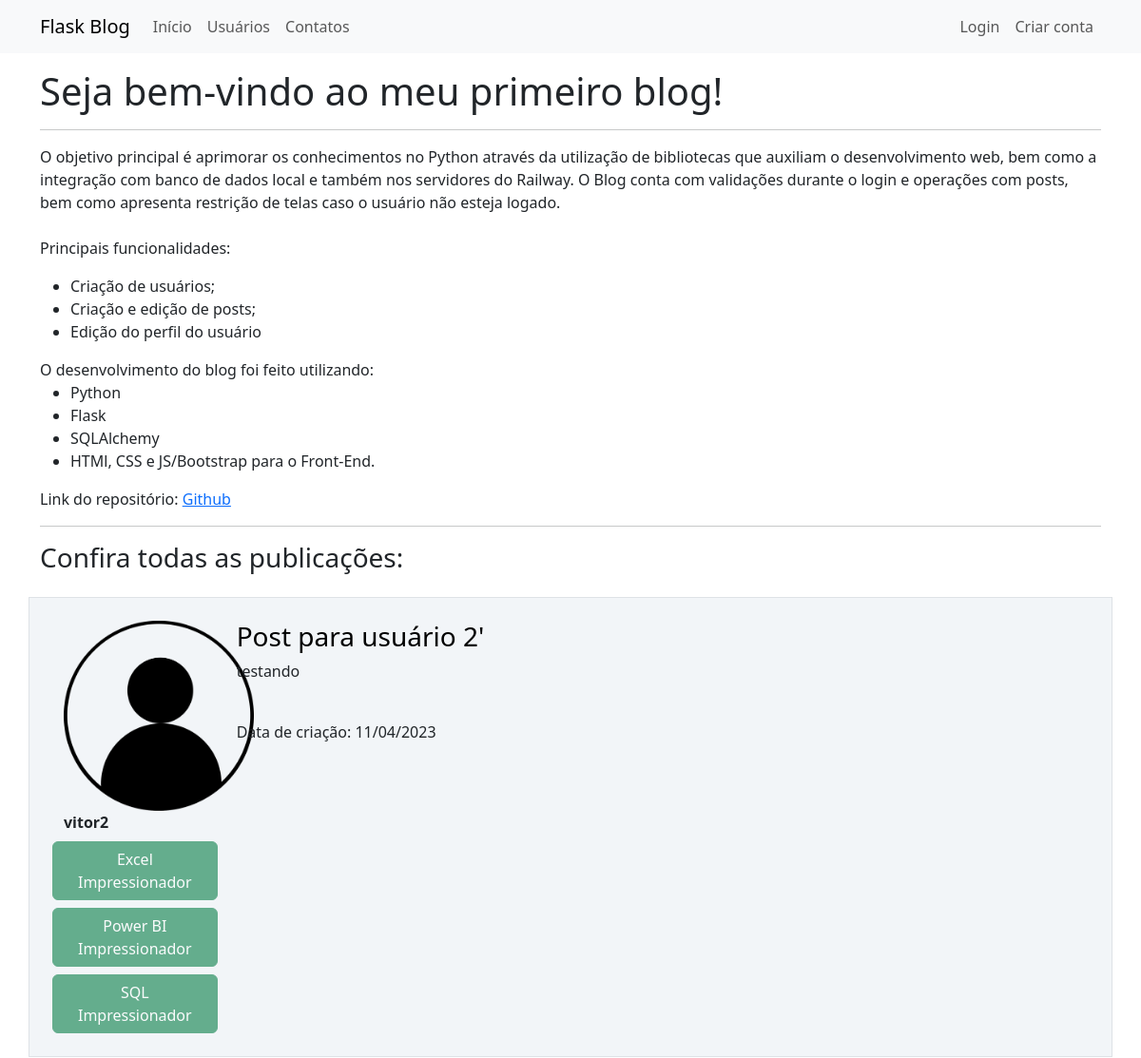
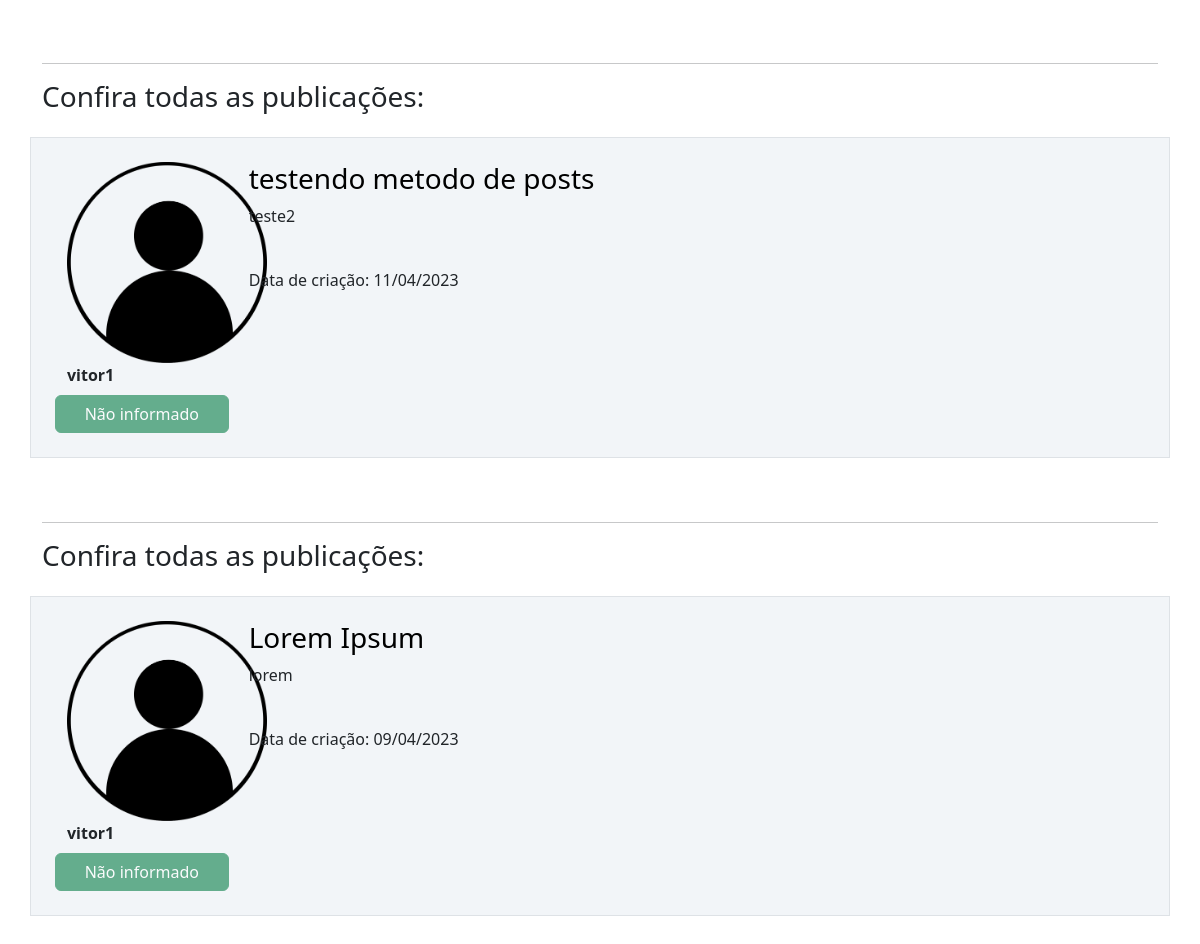
Before: / with the older database file (2 pictures, top to bottom).
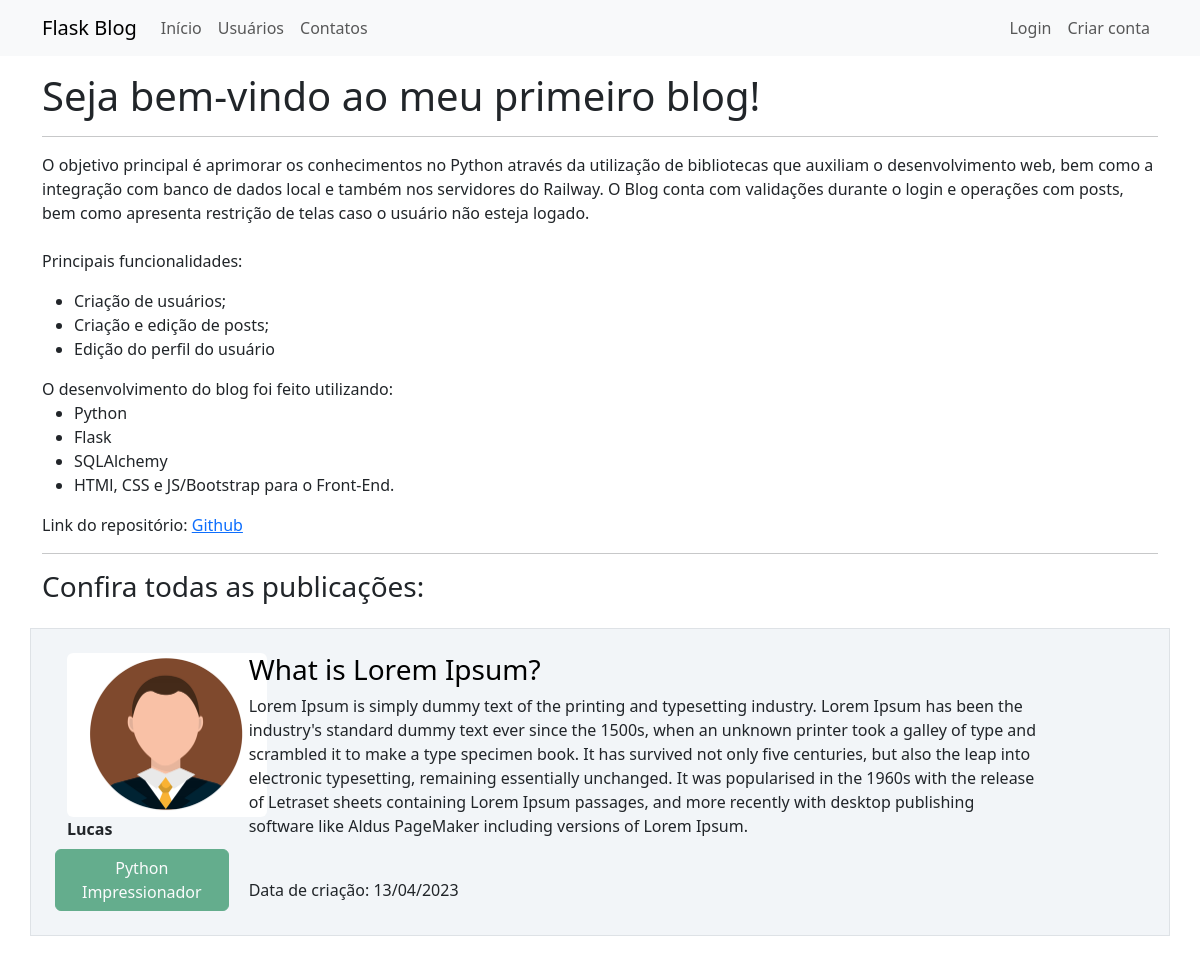
After: the same page with the newer database file.
### webblog/models.py (models this page shows, shortened)
class Post(database.Model):
    id = database.Column(database.Integer, primary_key=True)
    titulo = database.Column(database.String, nullable=False)
    corpo = database.Column(database.Text, nullable=False)  # informando ao BD que será um texto ao invés de String
    data_criacao = database.Column(database.DateTime, nullable=False, default=datetime.utcnow)
    id_usuario = database.Column(database.Integer, database.ForeignKey('usuario.id'), nullable=False)

class Usuario(database.Model, UserMixin):
    id = database.Column(database.Integer, primary_key=True)
    username = database.Column(database.String, nullable=False)  # campo não pode ser vazio, preenchimento obrigatório
    email = database.Column(database.String, nullable=False, unique=True)  # campo deve ser único
    senha = database.Column(database.String, nullable=False)
    cursos = database.Column(database.String, nullable=False, default='Não informado')
    foto_perfil = database.Column(database.String, nullable=False, default='default.jpg')
    posts = database.relationship('Post', backref='autor', lazy=True)

### webblog/routes.py (the view)
@app.route('/')  # mostra o caminho (URL) de onde a página será mostrada, nesse caso é a homepage
def home():  # função que informa o que será mostrado na página, usaremos a pasta 'templates' para arquivos HTML
    posts = Post.query.order_by(Post.id.desc())
    return render_template('home.html', posts=posts)

### webblog/templates/home.html (shortened to what this page needs)
{% extends 'base.html' %}
{% block body %}
<div class="container mt-3">
    <h1>Seja bem-vindo ao meu primeiro blog!</h1>
    <hr>
    <p>
        O objetivo principal é aprimorar os conhecimentos no Python através da utilização de bibliotecas que auxiliam o
        desenvolvimento web, bem como a integração com banco de dados local e também nos servidores do Railway. O Blog
        conta com validações durante o login e operações com posts, bem como apresenta restrição de telas caso o usuário
        não esteja logado.
        <br><br>
        Principais funcionalidades:
        <ul>
            <li>Criação de usuários;</li>
            <li>Criação e edição de posts;</li>
            <li>Edição do perfil do usuário</li>
        </ul>
        O desenvolvimento do blog foi feito utilizando:
        <ul>
            <li>Python</li>
            <li>Flask</li>
            <li>SQLAlchemy</li>
            <li>HTMl, CSS e JS/Bootstrap para o Front-End.</li>
        </ul>
        Link do repositório: <a href="https://github.com/victornunesg/web-blog">Github</a>
    </p>
    {% if posts %}
        {% for post in posts %}
            <hr>
            <h3>Confira todas as publicações:</h3>
            <div class="row border mt-4 p-4 meupost" >
                <div class="col col-2">
                    <div class="image pe-2">
                        <img src="{{  url_for('static', filename='fotos_perfil/{}'.format(post.autor.foto_perfil)) }}" class="rounded" width="200" >
                        <br>
                        <strong>{{ post.autor.username }}</strong>
                        <div class="row justify-content-center">
                            {% for curso in post.autor.cursos.split(';') %}
                                <button type="button" class="btn btn-success mt-2" disabled>{{ curso }}</button>
                            {% endfor %}
                        </div>
                    </div>
                </div>
                <div class="col col-9">
                    <a style="text-decoration: none; color:black" href="{{ url_for('exibir_post', post_id=post.id) }}"><h3>{{ post.titulo }}</h3></a>
                    <p>{{ post.corpo }}</p>
                    <br>
                    <span> Data de criação: {{ post.data_criacao.strftime('%d/%m/%Y') }}</span>
                    <br>
                </div>
            </div>
        {% endfor %}
    {% endif %}
</div>
{% endblock %}

### webblog/templates/base.html (shortened to what this page needs)
<!DOCTYPE html>
<html lang="pt-br">
<head>
    <link href="https://cdn.jsdelivr.net/npm/bootstrap@5.3.0-alpha1/dist/css/bootstrap.min.css" rel="stylesheet">
    <link rel="stylesheet" type="text/css" href="{{ url_for('static', filename='main.css')}}">
</head>
<body>
    {% include 'navbar.html' %}
    {% block body %}
    {% endblock %}
</body>
</html>

### webblog/templates/navbar.html
<nav class="navbar navbar-expand-lg navbar-light bg-light">
  <div class="container-fluid container">
    <a class="navbar-brand" href="{{ url_for('home') }}">Flask Blog</a>
    <div class="collapse navbar-collapse" id="navbarSupportedContent">
      <ul class="navbar-nav me-auto mb-2 mb-lg-0">
        <li class="nav-item">
          <a class="nav-link" aria-current="page" href="{{ url_for('home') }}">Início</a>
        </li>
        <li class="nav-item">
          <a class="nav-link" href="{{ url_for('usuarios') }}">Usuários</a>
        </li>
        <li class="nav-item">
          <a class="nav-link" href="{{ url_for('contato') }}">Contatos</a>
        </li>
      </ul>
      <ul class="d-flex navbar-nav">
        {% if current_user.is_authenticated %}
          <li class="nav-item">
            <a class="nav-link" href="{{ url_for('criar_post') }}">Criar Post</a>
          </li>
          <li class="nav-item">
            <a class="nav-link" href="{{ url_for('perfil') }}">Meu Perfil</a>
          </li>
          <li class="nav-item">
            <a class="nav-link" href="{{ url_for('sair') }}">Sair</a>
          </li>
        {% else %}
          <li class="nav-item">
            <a class="nav-link" href="{{ url_for('login') }}">Login</a>
          </li>
          <li class="nav-item">
            <a class="nav-link" href="{{ url_for('login') }}">Criar conta</a>
          </li>
        {% endif %}
      </ul>
    </div>
  </div>
</nav>

### webblog/static/main.css (style rules this page uses)
body { color: dark-gray; }
.meupost { background: #f2f5f8 }
.border { border-color: white; }

Changed rows visible on the page:
removed Post: foto_perfil (placeholder picture), autor.username "vitor2", curso "Excel Impressionador" "Power BI Impressionador" "SQL Impressionador", titulo "Post para usuário 2'", corpo "testando", data_criacao "11/04/2023"
removed Post: foto_perfil (placeholder picture), autor.username "vitor1", titulo "testendo metodo de posts", corpo "teste2", data_criacao "11/04/2023"
no longer on this page (row edited): Usuario: cursos "Não informado"
changed Post: foto_perfil: picture added in place of a placeholder; autor.username "vitor1" → "Lucas"; titulo "Lorem Ipsum" → "What is Lorem Ipsum?"; corpo "lorem" → "Lorem Ipsum is simply dummy text of the printing and typesetting industry. Lorem Ipsum has been the industry's standard dummy text ever since the 1500s, when an unknown printer took a galley of type and scrambled it to make a type specimen book. It has survived not only five centuries, but also the leap into electronic typesetting, remaining essentially unchanged. It was popularised in the 1960s with the release of Letraset sheets containing Lorem Ipsum passages, and more recently with desktop publishing software like Aldus PageMaker including versions of Lorem Ipsum."; data_criacao "09/04/2023" → "13/04/2023"
added Usuario: cursos "Python Impressionador"
